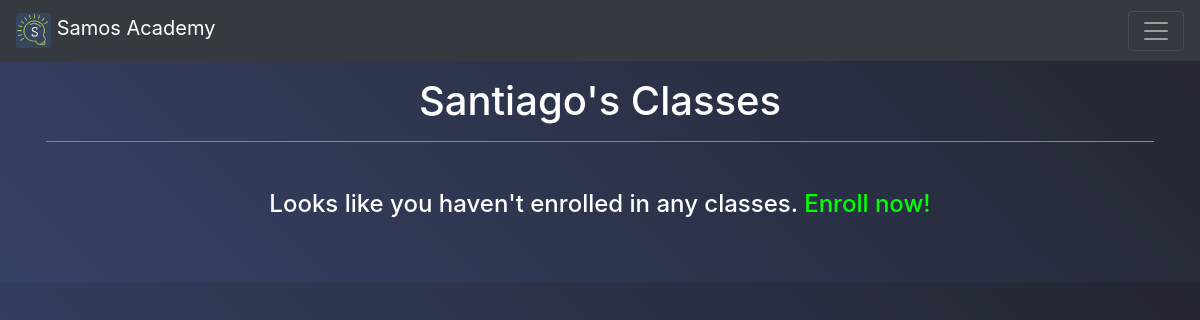
The app's page /classes/ (signed in), older data.
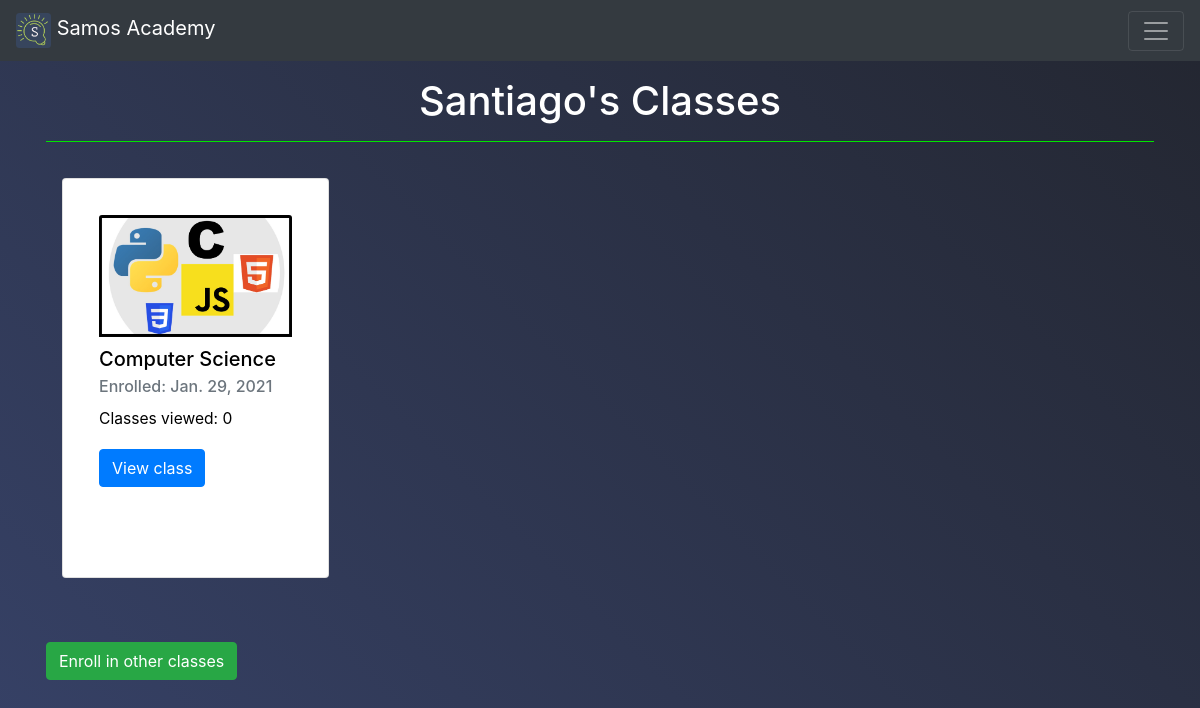
The same page, newer data.
### academy/models.py (models this page shows)
class Subject(models.Model):
    SUBJECT_CHOICES = [
        ('ph', 'Physics'),
        ('mt', 'Math'),
        ('cs', 'Computer Science'),
        ('bi', 'Biology'),
    ]
    user_id = models.IntegerField()
    subject = models.CharField(max_length=20, choices=SUBJECT_CHOICES)
    date = models.DateField(auto_now_add=True)
    viewed = models.IntegerField(null=True, default=0)
    link = models.TextField(null=True, blank=True)
    files = models.FileField(upload_to='documents/class_files', null=True, blank=True)
    comments = models.TextField(null=True, blank=True)
    created = models.DateTimeField(auto_now_add=True, auto_now=False)
    class Meta:
        ordering = ('-created',)
    def __str__(self):
        if self.subject == 'ph':
            return 'Physics'
        elif self.subject == 'mt':
            return 'Mathematics'
        elif self.subject == 'cs':
            return 'Computer Science'
        elif self.subject == 'bi':
            return 'Biology'
        elif self.subject == 'ch':
            return 'Chemistry'
        else:
            return self.subject

### academy/views.py (the view)
# urls.py: path('classes/', views.classes, name='classes'),
@login_required
@object_required
def classes(request):
    subjects = Subject.objects.filter(user_id=request.user.pk)
    exams = Exam.objects.filter(user_id=request.user.pk)
    return render(request, 'academy/classes.html', {
        'subjects': subjects,
        'exams': exams
    })

### academy/views.py (called while the page is built)
def object_required(f):
    @wraps(f)
    def decorated_function(*args, **kwargs):
        try:
            return f(*args, **kwargs)
        except ObjectDoesNotExist:
            messages.warning(args[0], 'Seems like that element requested does not exist. Please try again.')
            return HttpResponseRedirect(reverse('academy:index'))
    return decorated_function

### academy/templates/academy/classes.html (shortened to what this page needs)
{% extends 'academy/layout.html' %}
{% load static %}
{% block body %}
    <h1>{{ user.first_name }}'s Classes</h1>
    <hr>
    {% if not subjects and not exams %}
        <h4 class="text-center my-5">
            Looks like you haven't enrolled in any classes. <a href="{% url 'academy:enroll' %}">Enroll now!</a>
        </h4>
    {% else %}
        <div class="card-columns">
            {% if subjects %}
                {% for subject in subjects %}
                    <div class="card w-75 mx-3 my-3 p-3">
                        <div class="card-body">
                            {% if subject.subject == 'ph' %}
                                <img class="card-img-top" src="{% static 'academy/physics.jpg' %}" alt="Physics board">
                            {% elif subject.subject == 'mt' %}
                                <img class="card-img-top" src="{% static 'academy/mathematics.jpg' %}" alt="Math board">
                            {% elif subject.subject == 'ch' %}
                                <img class="card-img-top" src="{% static 'academy/chemistry.jpg' %}" alt="Chemistry board">
                            {% elif subject.subject == 'bi' %}
                                <img class="card-img-top" src="{% static 'academy/biology.jpg' %}" alt="Bioloogy board">
                            {% elif subject.subject == 'cs' %}
                                <img class="card-img-top" src="{% static 'academy/programming.jpg' %}" alt="Programming">
                            {% endif %}
                            <h5 class="card-title">{{ subject }}</h5>
                            <h6 class="card-subtitle mb-2 text-muted">Enrolled: {{ subject.date }}</h6>
                            <p>Classes viewed: {{ subject.viewed }}</p>
                            <a class="btn btn-primary" href="{% url 'academy:view_class' 'Subject' subject.pk %}">View class</a>
                        </div>
                    </div>
                {% endfor %}
            {% endif %}
        </div>
        <a class="btn btn-success my-5" href="{% url 'academy:enroll' %}">Enroll in other classes</a>
    {% endif %}
{% endblock %}

Row changes from the older to the newer data that the page shows:
added Subject: subject "Computer Science", date "Jan. 29, 2021", viewed "0"
Text that changed along with them:
text no longer shown: "Looks like you haven't enrolled in any classes. Enroll now!"
text now shown: "Enroll in other classes"
